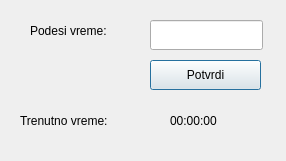
<?xml version="1.0" encoding="UTF-8"?>
<ui version="4.0">
 <class>Dialog</class>
 <widget class="QDialog" name="Dialog">
  <property name="geometry">
   <rect>
    <x>0</x>
    <y>0</y>
    <width>286</width>
    <height>161</height>
   </rect>
  </property>
  <property name="windowTitle">
   <string>Dialog</string>
  </property>
  <widget class="QLabel" name="label">
   <property name="geometry">
    <rect>
     <x>30</x>
     <y>20</y>
     <width>101</width>
     <height>22</height>
    </rect>
   </property>
   <property name="text">
    <string>Podesi vreme:</string>
   </property>
  </widget>
  <widget class="QLineEdit" name="lineEdit">
   <property name="geometry">
    <rect>
     <x>150</x>
     <y>20</y>
     <width>113</width>
     <height>30</height>
    </rect>
   </property>
  </widget>
  <widget class="QPushButton" name="pushButton">
   <property name="geometry">
    <rect>
     <x>150</x>
     <y>60</y>
     <width>111</width>
     <height>30</height>
    </rect>
   </property>
   <property name="text">
    <string>Potvrdi</string>
   </property>
  </widget>
  <widget class="QLabel" name="label2">
   <property name="geometry">
    <rect>
     <x>170</x>
     <y>110</y>
     <width>71</width>
     <height>22</height>
    </rect>
   </property>
   <property name="text">
    <string>00:00:00</string>
   </property>
  </widget>
  <widget class="QLabel" name="label_2">
   <property name="geometry">
    <rect>
     <x>20</x>
     <y>110</y>
     <width>121</width>
     <height>22</height>
    </rect>
   </property>
   <property name="text">
    <string>Trenutno vreme:</string>
   </property>
  </widget>
 </widget>
 <resources/>
 <connections/>
</ui>
